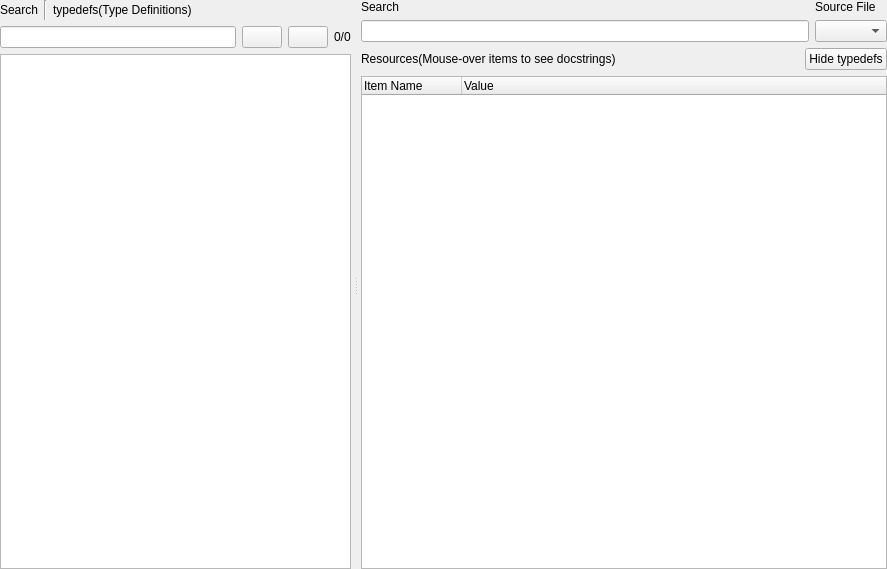
<?xml version="1.0" encoding="UTF-8"?>
<ui version="4.0">
 <class>Form</class>
 <widget class="QWidget" name="Form">
  <property name="geometry">
   <rect>
    <x>0</x>
    <y>0</y>
    <width>887</width>
    <height>569</height>
   </rect>
  </property>
  <property name="windowTitle">
   <string>libpince Reference</string>
  </property>
  <layout class="QGridLayout" name="gridLayout_2">
   <property name="leftMargin">
    <number>0</number>
   </property>
   <property name="topMargin">
    <number>0</number>
   </property>
   <property name="rightMargin">
    <number>0</number>
   </property>
   <property name="bottomMargin">
    <number>0</number>
   </property>
   <property name="spacing">
    <number>0</number>
   </property>
   <item row="0" column="0">
    <widget class="QSplitter" name="splitter">
     <property name="orientation">
      <enum>Qt::Horizontal</enum>
     </property>
     <property name="handleWidth">
      <number>10</number>
     </property>
     <widget class="QWidget" name="widget_TypeDefs" native="true">
      <layout class="QGridLayout" name="gridLayout">
       <property name="rightMargin">
        <number>0</number>
       </property>
       <item row="0" column="0">
        <layout class="QHBoxLayout" name="horizontalLayout_4">
         <item>
          <widget class="QLabel" name="label_5">
           <property name="text">
            <string>Search</string>
           </property>
          </widget>
         </item>
         <item>
          <widget class="Line" name="line">
           <property name="orientation">
            <enum>Qt::Vertical</enum>
           </property>
          </widget>
         </item>
         <item>
          <widget class="QLabel" name="label_3">
           <property name="text">
            <string>typedefs(Type Definitions)</string>
           </property>
          </widget>
         </item>
         <item>
          <spacer name="horizontalSpacer">
           <property name="orientation">
            <enum>Qt::Horizontal</enum>
           </property>
           <property name="sizeHint" stdset="0">
            <size>
             <width>40</width>
             <height>20</height>
            </size>
           </property>
          </spacer>
         </item>
        </layout>
       </item>
       <item row="1" column="0">
        <layout class="QHBoxLayout" name="horizontalLayout_2">
         <item>
          <widget class="QLineEdit" name="lineEdit_SearchText"/>
         </item>
         <item>
          <widget class="QPushButton" name="pushButton_TextUp">
           <property name="text">
            <string/>
           </property>
          </widget>
         </item>
         <item>
          <widget class="QPushButton" name="pushButton_TextDown">
           <property name="text">
            <string/>
           </property>
          </widget>
         </item>
         <item>
          <widget class="QLabel" name="label_FoundCount">
           <property name="text">
            <string notr="true">0/0</string>
           </property>
          </widget>
         </item>
        </layout>
       </item>
       <item row="2" column="0">
        <widget class="QTextBrowser" name="textBrowser_TypeDefs"/>
       </item>
      </layout>
     </widget>
     <widget class="QWidget" name="widget_Resources" native="true">
      <layout class="QGridLayout" name="gridLayout_3">
       <property name="leftMargin">
        <number>0</number>
       </property>
       <item row="2" column="0">
        <widget class="QStackedWidget" name="stackedWidget_Resources">
         <property name="currentIndex">
          <number>0</number>
         </property>
         <widget class="QWidget" name="page">
          <layout class="QGridLayout" name="gridLayout_4">
           <property name="leftMargin">
            <number>0</number>
           </property>
           <property name="topMargin">
            <number>0</number>
           </property>
           <property name="rightMargin">
            <number>0</number>
           </property>
           <property name="bottomMargin">
            <number>0</number>
           </property>
           <property name="spacing">
            <number>0</number>
           </property>
           <item row="0" column="0">
            <widget class="QTreeWidget" name="treeWidget_ResourceTree">
             <property name="editTriggers">
              <set>QAbstractItemView::NoEditTriggers</set>
             </property>
             <column>
              <property name="text">
               <string notr="true">Item Name</string>
              </property>
             </column>
             <column>
              <property name="text">
               <string>Value</string>
              </property>
             </column>
            </widget>
           </item>
          </layout>
         </widget>
         <widget class="QWidget" name="page_2">
          <layout class="QGridLayout" name="gridLayout_5">
           <property name="leftMargin">
            <number>0</number>
           </property>
           <property name="topMargin">
            <number>0</number>
           </property>
           <property name="rightMargin">
            <number>0</number>
           </property>
           <property name="bottomMargin">
            <number>0</number>
           </property>
           <property name="spacing">
            <number>0</number>
           </property>
           <item row="0" column="0">
            <widget class="QTableWidget" name="tableWidget_ResourceTable">
             <property name="editTriggers">
              <set>QAbstractItemView::NoEditTriggers</set>
             </property>
             <property name="selectionMode">
              <enum>QAbstractItemView::SingleSelection</enum>
             </property>
             <property name="selectionBehavior">
              <enum>QAbstractItemView::SelectRows</enum>
             </property>
             <property name="sortingEnabled">
              <bool>true</bool>
             </property>
             <attribute name="horizontalHeaderStretchLastSection">
              <bool>true</bool>
             </attribute>
             <attribute name="verticalHeaderVisible">
              <bool>false</bool>
             </attribute>
             <attribute name="verticalHeaderMinimumSectionSize">
              <number>16</number>
             </attribute>
             <attribute name="verticalHeaderDefaultSectionSize">
              <number>16</number>
             </attribute>
             <column>
              <property name="text">
               <string>Item Name</string>
              </property>
             </column>
             <column>
              <property name="text">
               <string>Value</string>
              </property>
             </column>
            </widget>
           </item>
          </layout>
         </widget>
        </widget>
       </item>
       <item row="0" column="0">
        <layout class="QHBoxLayout" name="horizontalLayout">
         <item>
          <layout class="QVBoxLayout" name="verticalLayout_2">
           <item>
            <widget class="QLabel" name="label_4">
             <property name="text">
              <string>Search</string>
             </property>
            </widget>
           </item>
           <item>
            <widget class="QLineEdit" name="lineEdit_Search"/>
           </item>
          </layout>
         </item>
         <item>
          <layout class="QVBoxLayout" name="verticalLayout">
           <item>
            <widget class="QLabel" name="label">
             <property name="text">
              <string>Source File</string>
             </property>
            </widget>
           </item>
           <item>
            <widget class="QComboBox" name="comboBox_SourceFile"/>
           </item>
          </layout>
         </item>
        </layout>
       </item>
       <item row="1" column="0">
        <layout class="QHBoxLayout" name="horizontalLayout_3">
         <item>
          <widget class="QLabel" name="label_2">
           <property name="text">
            <string>Resources(Mouse-over items to see docstrings)</string>
           </property>
          </widget>
         </item>
         <item>
          <spacer name="horizontalSpacer_2">
           <property name="orientation">
            <enum>Qt::Horizontal</enum>
           </property>
           <property name="sizeHint" stdset="0">
            <size>
             <width>40</width>
             <height>20</height>
            </size>
           </property>
          </spacer>
         </item>
         <item>
          <widget class="QPushButton" name="pushButton_ShowTypeDefs">
           <property name="text">
            <string>Hide typedefs</string>
           </property>
          </widget>
         </item>
        </layout>
       </item>
      </layout>
     </widget>
    </widget>
   </item>
  </layout>
 </widget>
 <resources/>
 <connections/>
</ui>
